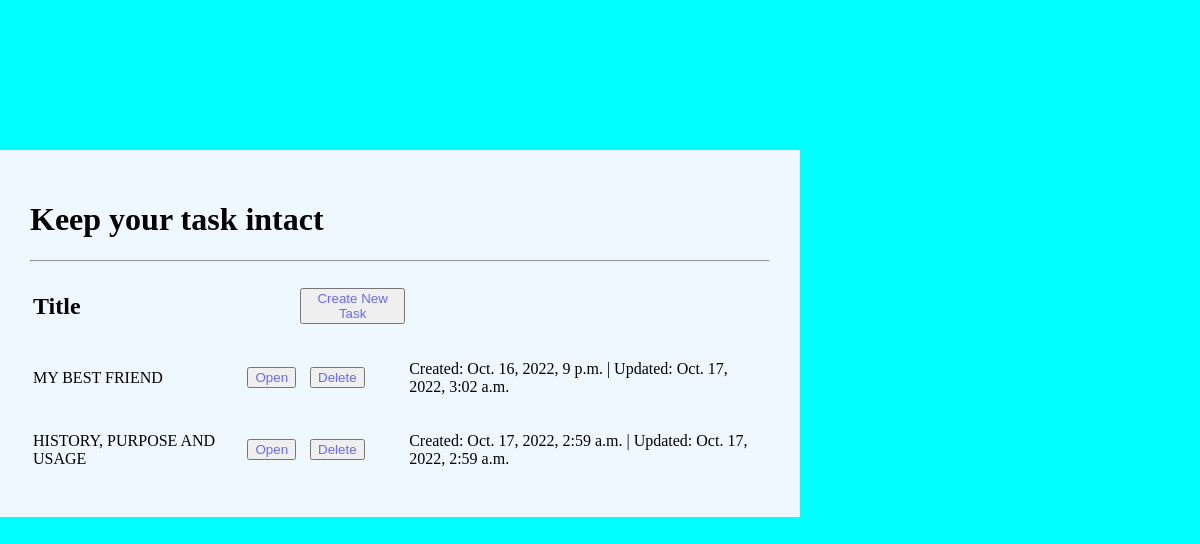
The page / on the database its author committed.
### tasks/models.py (models this page shows, shortened)
class tasks (models.Model):
    title = models.CharField(max_length=30)
    content = models.TextField()
    created = models.DateTimeField(auto_now_add=True)
    updated = models.DateTimeField(auto_now=True)

### tasks/views.py (the view)
# urls.py: 2. Add a URL to urlpatterns:  path('', views.home, name='home')
def home(request):
    task = tasks.objects.all()
    context = {'task': task}
    return render(request, "home.html", context)

### templates/home.html (shortened to what this page needs)
{% extends 'base.html' %}
{% block content %}
<div class="home-container">
    <h1>Keep your task intact</h1>
    <hr>
    <table>
        <thead>
            <tr>
                <td><h2>Title</h2></td>
                <td><td><button class="btn btn-primary"><a href="{% url 'task' %}">Create New Task</a></button> </td></td>
                <td></td>
                <td></td>
            </tr>
        </thead>
    {% for task in task %}
        <tbody>
            <tr>
                <td>{{task.title}}</td>
                <td><button class="btn btn-primary"><a href="{% url 'view' task.id %}">Open</a></button> </td>
                <td><button class="btn btn-primary"><a href="{% url 'delete' task.id %}">Delete</a></button></td>
                <td><p>Created: {{task.created}} | Updated: {{task.updated}}</p></td>
            </tr>
        </tbody>
    {% endfor %}
    </table>
</div>
{% endblock %}

### templates/base.html (shortened to what this page needs)
{% load static %}
<!DOCTYPE html>
<html lang="en">
<head>
    <link rel="stylesheet" href=" {% static 'css/base.css' %} ">
</head>
<body>
    {% block content %}
    {% endblock %}
</body>
</html>

### static/css/base.css (style rules this page uses)
body { background-color: aqua; }
.home-container { background-color: aliceblue; position: fixed; top: 150px; right: 400px; padding: 30px; }
tbody td button { margin-left: 10px; }
.btn-primary { background-color: none; color:rgb(106, 106, 243); }
tbody td button a, button a { text-decoration: none; color:rgb(106, 106, 243); }

### rows shown on the page
tasks: title "MY BEST FRIEND", created "Oct. 16, 2022, 9 p.m.", updated "Oct. 17, 2022, 3:02 a.m."
tasks: title "HISTORY, PURPOSE AND USAGE", created "Oct. 17, 2022, 2:59 a.m.", updated "Oct. 17, 2022, 2:59 a.m."
